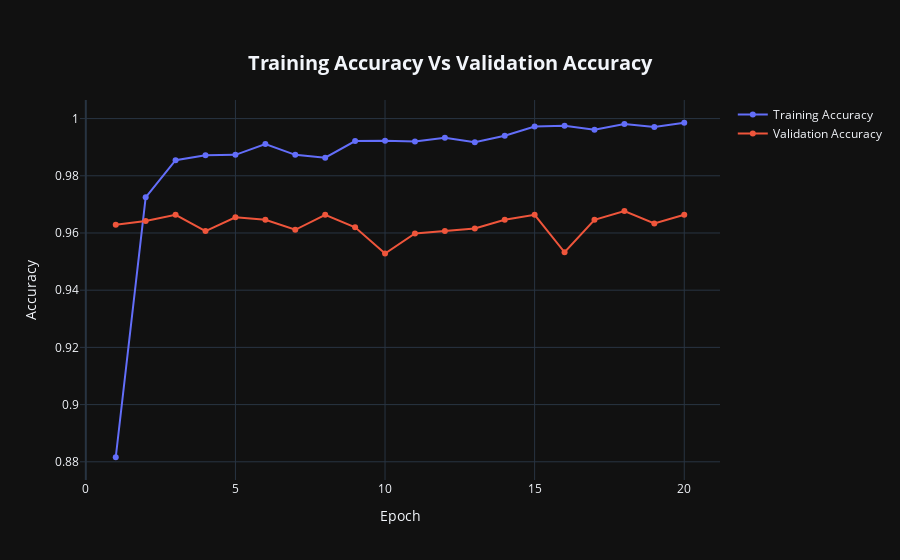

Notebook code for this chart:
### Code cell
fig = go.Figure()

fig.add_trace(go.Scatter(x = acc_loss_df['Epoch'],
                         y = acc_loss_df['Train Accuracy'],
                         mode='lines+markers',
                         name='Training Accuracy'))

fig.add_trace(go.Scatter(x = acc_loss_df['Epoch'],
                         y = acc_loss_df['Validation Accuracy'],
                         mode='lines+markers',
                         name = 'Validation Accuracy'))

fig.update_layout(title = {'text': "<b>Training Accuracy Vs Validation Accuracy</b>\n",
                           'xanchor': 'center',
                           'yanchor': 'top',
                           'y':0.9,'x':0.5,},
                  xaxis_title="Epoch",
                  yaxis_title = "Accuracy",
                  title_font = dict(size = 20))

fig.layout.template = 'plotly_dark'

fig.show()

### Figure 1 — Plotly figure (JSON) as saved in the notebook; plotly's stock layout.template omitted (floating-point values rounded to 4 significant figures)
{"data": [{"mode": "lines+markers", "name": "Training Accuracy", "type": "scatter", "x": [1, 2, 3, 4, 5, 6, 7, 8, 9, 10, 11, 12, 13, 14, 15, 16, 17, 18, 19, 20], "y": [0.8816, 0.9725, 0.9854, 0.9872, 0.9873, 0.9911, 0.9873, 0.9863, 0.9921, 0.9923, 0.992, 0.9933, 0.9917, 0.994, 0.9972, 0.9975, 0.9961, 0.9981, 0.9971, 0.9985]}, {"mode": "lines+markers", "name": "Validation Accuracy", "type": "scatter", "x": [1, 2, 3, 4, 5, 6, 7, 8, 9, 10, 11, 12, 13, 14, 15, 16, 17, 18, 19, 20], "y": [0.9629, 0.9642, 0.9664, 0.9607, 0.9655, 0.9646, 0.9611, 0.9664, 0.962, 0.9528, 0.9598, 0.9607, 0.9616, 0.9646, 0.9664, 0.9533, 0.9646, 0.9677, 0.9633, 0.9664]}], "layout": {"title": {"font": {"size": 20}, "text": "<b>Training Accuracy Vs Validation Accuracy</b>\n", "x": 0.5, "xanchor": "center", "y": 0.9, "yanchor": "top"}, "xaxis": {"title": {"text": "Epoch"}}, "yaxis": {"title": {"text": "Accuracy"}}}}
